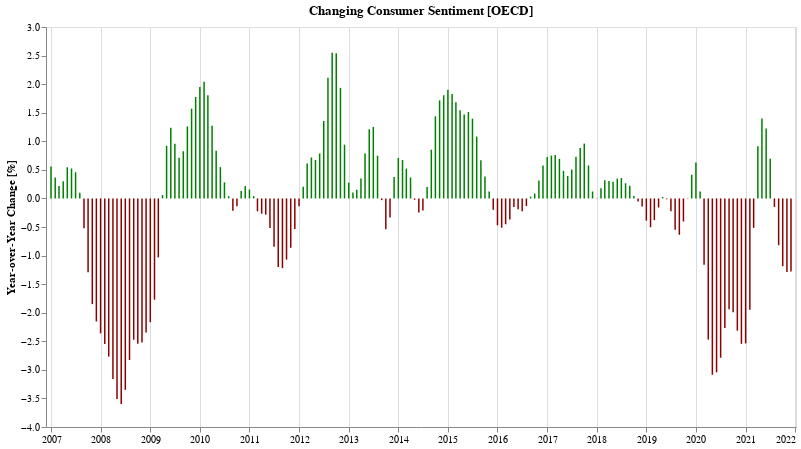

Notebook source saved alongside this figure:
### Markdown cell above
## Has consumer sentiment gotten better or worse compared to the same time last year?

### Code cell
cUsaYoy = cUsaSubset.set_index('TIME')['Value'].pct_change(12).apply(lambda v: v * 100).reset_index()
bUsaYoy = bUsaSubset.set_index('TIME')['Value'].pct_change(12).apply(lambda v: v * 100).reset_index()

def yoyChartFor(df, label, color='navy'):
    return alt.Chart(df.dropna()[-180:]).mark_bar(width=1.5, color=f'{color}').transform_calculate(
        label=f"'{label}'",
        change_in_percent="format(datum.Value, ',.2f')",
    ).encode(
        alt.X('TIME:T', axis=alt.Axis(title='')),
        alt.Y('Value:Q', axis=alt.Axis(title='Year-over-Year Change [%]', grid=False)),
        #alt.Opacity('label:O', legend=alt.Legend(title="")),
        color=alt.condition("datum['Value'] < 0",
            alt.value('darkred'),
            alt.value(color)
        ),
        tooltip=[alt.Tooltip('TIME:T', title='Date', format='%b %Y'), alt.Tooltip('label:O'), alt.Tooltip('change_in_percent:O')]
    ).properties(
        title=f"Changing {label} Sentiment [OECD]",
        width=750,
        height=400
    )

cYoy = yoyChartFor(cUsaYoy, 'Consumer', 'green')
cYoy.display()

### Figure 1 — Vega-Lite specification as saved in the notebook (floating-point values rounded to 4 significant figures; data arrays with more than 128 entries replaced by an {"elided": "..."} marker saying what was removed)
{"config": {"view": {"continuousWidth": 400, "continuousHeight": 300}}, "data": {"name": "data-00fce31db120c282d4cb77afa4788479"}, "mark": {"type": "bar", "color": "green", "width": 1.5}, "encoding": {"color": {"condition": {"value": "darkred", "test": "datum['Value'] < 0"}, "value": "green"}, "tooltip": [{"type": "temporal", "field": "TIME", "format": "%b %Y", "title": "Date"}, {"type": "ordinal", "field": "label"}, {"type": "ordinal", "field": "change_in_percent"}], "x": {"type": "temporal", "axis": {"title": ""}, "field": "TIME"}, "y": {"type": "quantitative", "axis": {"grid": false, "title": "Year-over-Year Change [%]"}, "field": "Value"}}, "height": 400, "title": "Changing Consumer Sentiment [OECD]", "transform": [{"calculate": "'Consumer'", "as": "label"}, {"calculate": "format(datum.Value, ',.2f')", "as": "change_in_percent"}], "width": 750, "$schema": "https://vega.github.io/schema/vega-lite/v4.8.1.json", "datasets": {"data-00fce31db120c282d4cb77afa4788479": {"elided": "180 records"}}}
